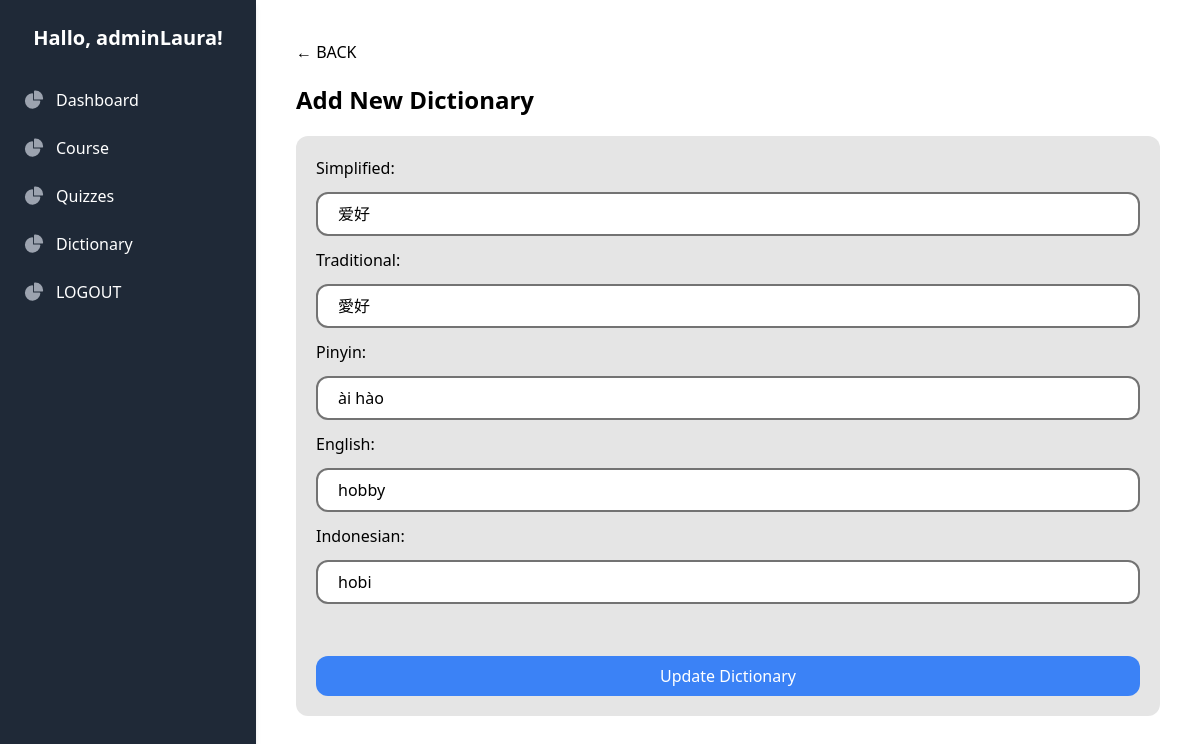
Screenshot of /admin-panel/dictionary/editDictionary.php?id=1 (signed in) with the database file from the repository.
### tables this page shows
CREATE TABLE `tbl_dictionary` (
  `id` int(11) NOT NULL,
  `Simplified` varchar(10) NOT NULL,
  `Traditional` varchar(10) NOT NULL,
  `Pinyin` varchar(50) NOT NULL,
  `English` text NOT NULL,
  `Indonesian` text DEFAULT NULL
);

### admin-panel/dictionary/editDictionary.php (the view, shortened to what this page needs)
<?php
include_once '../koneksi/koneksi-db.php';
$id = intval($_GET['id']);
$query = "SELECT * FROM tbl_dictionary WHERE id = ?";
if ($stmt = $conn->prepare($query)) {
    $stmt->bind_param("i", $id);
    $stmt->execute();
    $result = $stmt->get_result();
    $dictionary = $result->fetch_assoc();
} else {
    die("Query preparation failed: " . $conn->error);
}
?>
<!DOCTYPE html>
<html lang="en">
<head>
    <link rel="stylesheet" href="https://cdnjs.cloudflare.com/ajax/libs/font-awesome/6.4.0/css/all.min.css" />
    <script src="https://cdn.tailwindcss.com"></script>
</head>
<body class="m-0 font-sans flex">
    <aside id="default-sidebar" class="fixed top-0 left-0 z-40 w-64 h-screen bg-gray-800 text-white shadow-md">
        <div class="h-full px-4 py-6 overflow-y-auto">
            <h2 class="text-xl font-semibold mb-6 text-center">Hallo, <?php echo $_SESSION['admin']; ?>!</h2>
            <nav>
                <a href="../admin-dashboard.php" class="flex hover:bg-gray-700 px-2 py-3 items-center rounded-md group">
                    <span class="ms-3">Dashboard</span>
                </a>
                <a href="../admin-Course.php" class="flex hover:bg-gray-700 px-2 py-3 items-center rounded-md group">
                    <span class="ms-3">Course</span>
                </a>
                <a href="../admin-Quizzes.php" class="flex hover:bg-gray-700 px-2 py-3 items-center rounded-md group">
                    <span class="ms-3">Quizzes</span>
                </a>
                <a href="../admin-Dictionary.php" class="flex hover:bg-gray-700 px-2 py-3 items-center rounded-md group">
                    <span class="ms-3">Dictionary</span>
                </a>
                <a href="../controller/logout.php" class="flex hover:bg-gray-700 px-2 py-3 items-center rounded-md group">
                    <span class="ms-3">LOGOUT</span>
                </a>
            </nav>
        </div>
    </aside>
    <div id="content" class="w-full flex flex-col ml-64 p-10 gap-5">
        <a href="../admin-Dictionary.php" class="hover:underline">← BACK</a>
        <div class="flex flex-row justify-between items-center">
            <h1 class="text-2xl font-bold">Add New Dictionary</h1>
        </div>
        <div class="w-full bg-neutral-200 p-5 rounded-xl">
        <form action="../controller/edit-dictionary.php" method="post" class="flex flex-col gap-3">
                <label for="simplified">Simplified:</label>
                <input type="text" id="simplified" name="simplified" value="<?php echo htmlspecialchars($dictionary['Simplified']); ?>" required class="border-2 border-neutral-500 px-5 py-2 rounded-xl">
                <label for="traditional">Traditional:</label>
                <input type="text" id="traditional" name="traditional" value="<?php echo htmlspecialchars($dictionary['Traditional']); ?>" required class="border-2 border-neutral-500 px-5 py-2 rounded-xl">
                <label for="pinyin">Pinyin:</label>
                <input type="text" id="pinyin" name="pinyin" value="<?php echo htmlspecialchars($dictionary['Pinyin']); ?>" required class="border-2 border-neutral-500 px-5 py-2 rounded-xl">
                <label for="english">English:</label>
                <input type="text" id="english" name="english" value="<?php echo htmlspecialchars($dictionary['English']); ?>" required class="border-2 border-neutral-500 px-5 py-2 rounded-xl">
                <label for="indonesian">Indonesian:</label>
                <input type="text" id="indonesian" name="indonesian" value="<?php echo htmlspecialchars($dictionary['Indonesian']); ?>" required class="border-2 border-neutral-500 px-5 py-2 rounded-xl">
                <button type="submit" name="submit" class="mt-10 bg-blue-500 text-white px-5 py-2 rounded-xl hover:bg-blue-900">Update Dictionary</button>
            </form>
        </div>
    </div>
</body>
</html>

### rows the page displays
tbl_dictionary: simplified "爱好", traditional "愛好", pinyin "ài hào", english "hobby", indonesian "hobi"

### other values shown
$_SESSION['admin'] "adminLaura"
